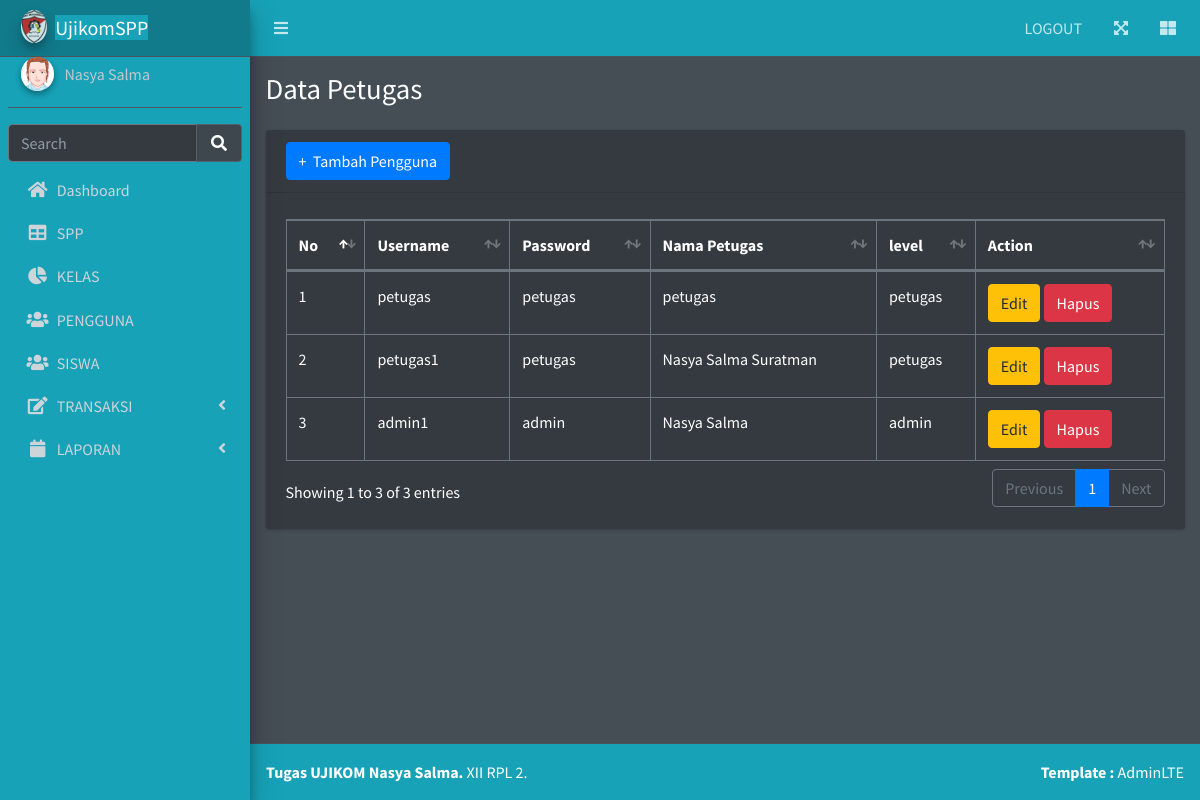
The app's page /petugas.php with its own data.
### tables this page shows
CREATE TABLE `petugas` (
  `id_petugas` int(11) NOT NULL,
  `username` varchar(25) NOT NULL,
  `password` varchar(32) NOT NULL,
  `nama_petugas` varchar(35) NOT NULL,
  `level` enum('admin','petugas') NOT NULL
);

### petugas.php (the view, shortened to what this page needs)
<?php
include('koneksi.php');
?>
<!DOCTYPE html>
<html lang="en">
<head>
  <link rel="stylesheet" href="plugins/fontawesome-free/css/all.min.css">
  <link rel="stylesheet" href="plugins/datatables-bs4/css/dataTables.bootstrap4.min.css">
  <link rel="stylesheet" href="plugins/datatables-responsive/css/responsive.bootstrap4.min.css">
  <link rel="stylesheet" href="plugins/datatables-buttons/css/buttons.bootstrap4.min.css">
  <link rel="stylesheet" href="dist/css/adminlte.min.css">
</head>
<body class="hold-transition dark-mode sidebar-mini layout-fixed layout-navbar-fixed layout-footer-fixed">
  <div class="wrapper">
    <nav class="main-header navbar navbar-expand navbar-dark bg-info">
      <ul class="navbar-nav">
        <li class="nav-item">
          <a class="nav-link" data-widget="pushmenu" href="#" role="button"><i class="fas fa-bars"></i></a>
        </li>
      </ul>
      <ul class="navbar-nav ml-auto">
        <li class="nav-item d-none d-sm-inline-block">
          <a href="logout.php" class="nav-link">LOGOUT</a>
        </li>
        <li class="nav-item">
          <a class="nav-link" data-widget="fullscreen" href="#" role="button">
            <i class="fas fa-expand-arrows-alt"></i>
          </a>
        </li>
        <li class="nav-item">
          <a class="nav-link" data-widget="control-sidebar" data-slide="true" href="#" role="button">
            <i class="fas fa-th-large"></i>
          </a>
        </li>
      </ul>
    </nav>
    <?php include("include/menu.php") ?>
    <div class="content-wrapper">
      <section class="content-header">
        <div class="container-fluid">
          <div class="row mb-2">
            <div class="col-sm-6">
              <h1>Data Petugas</h1>
            </div>
            <div class="col-sm-6">
            </div>
          </div>
        </div>
      </section>
      <section class="content">
        <div class="container-fluid">
          <div class="row">
            <div class="col-12">
              <div class="card">
                <div class="card-header">
                  <a class="btn btn-primary" href="tambah_petugas.php" role="button">+ &nbsp;Tambah Pengguna</a>
                </div>
                <div class="card-body">
                  <table id="example2" class="table table-bordered table-hover">
                    <thead>
                      <tr>
                        <th>No</th>
                        <th>Username</th>
                        <th>Password</th>
                        <th>Nama Petugas</th>
                        <th>level</th>
                        <th>Action</th>
                      </tr>
                    </thead>
                    <tbody>
                      <?php
                      $query = "SELECT * FROM petugas ORDER BY id_petugas ASC";
                      $result = mysqli_query($koneksi, $query);
                      $no = 1;
                      while ($row = mysqli_fetch_assoc($result)) {
                      ?>
                        <tr>
                          <td><?php echo $no; ?></td>
                          <td><?php echo $row['username']; ?></td>
                          <td><?php echo substr($row['password'], 0, 20); ?></td>
                          <td><?php echo $row['nama_petugas']; ?></td>
                          <td><?php echo $row['level']; ?></td>
                          <td>
                            <a class="btn btn-warning" href="edit_petugas.php?id=<?php echo $row['id_petugas']; ?>">Edit</a>
                            <a class="btn btn-danger" href="proses_hapuspetugas.php?id=<?php echo $row['id_petugas']; ?>" onClick="return confirm('Anda yakin akan menghapus data ini?')">Hapus</a>
                          </td>
                        </tr>
                      <?php
                        $no++;
                      }
                      ?>
                    </tbody>
                  </table>
                </div>
              </div>
            </div>
          </div>
        </div>
      </section>
    </div>
    <footer class="main-footer bg-info">
      <strong>Tugas UJIKOM Nasya Salma</a>.</strong>
      XII RPL 2.
      <div class="float-right d-none d-sm-inline-block">
        <b>Template :</b> AdminLTE
      </div>
    </footer>
  </div>
</body>
</html>

### records on screen
petugas: username "petugas", password "petugas", nama_petugas "petugas", level "petugas"
petugas: username "petugas1", password "petugas", nama_petugas "Nasya Salma Suratman", level "petugas"
petugas: username "admin1", password "admin", nama_petugas "Nasya Salma", level "admin"
